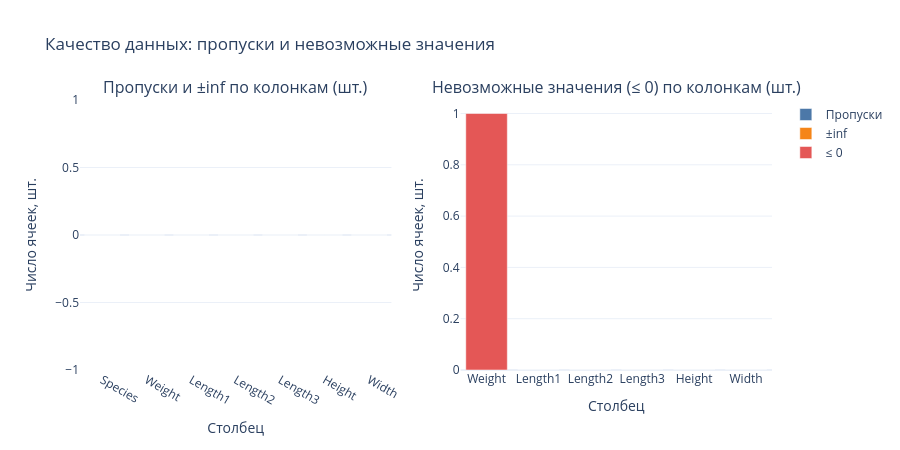

This figure's notebook cell:
### Markdown cell above
**Вывод.** Все пары «размер ↔ вес» имеют r Пирсона > 0.9, а `Length1/2/3`
коррелируют между собой почти идеально (r > 0.99). Это **мультиколлинеарность**:
включать все три длины одновременно в линейную регрессию нельзя — коэффициенты
станут нестабильными.

**Оговорка о нелинейности.** Коэффициент Пирсона измеряет только линейную связь.
На scatter-матрице (график 3) видно, что зависимость веса от размеров нелинейна
(веерообразная). Поэтому r = 0.99 здесь — верхняя оценка: реальная связь сильная,
но её форма не линейна. Корреляции Спирмена (ранговые) дают близкие значения,
что подтверждает монотонность зависимости, но не её линейность.

Практический вывод: оставить один представитель длин (`Length3`), а лучше —
использовать `log`-преобразование или отношение `Weight / Length3³`.

### Code cell
quality = check_missing_and_infinite(df, numeric_cols=NUMERIC)
impossible = check_impossible_values(df, numeric_cols=NUMERIC)

fig = make_subplots(
    rows=1, cols=2,
    subplot_titles=("Пропуски и ±inf по колонкам (шт.)",
                    "Невозможные значения (≤ 0) по колонкам (шт.)"),
)

fig.add_trace(
    go.Bar(x=quality["column"], y=quality["n_missing"],
           name="Пропуски", marker_color="#4C78A8"),
    row=1, col=1,
)
fig.add_trace(
    go.Bar(x=quality["column"], y=quality["n_infinite"],
           name="±inf", marker_color="#F58518"),
    row=1, col=1,
)
fig.add_trace(
    go.Bar(x=impossible["column"], y=impossible["n_le_zero"],
           name="≤ 0", marker_color="#E45756"),
    row=1, col=2,
)

fig.update_xaxes(title_text="Столбец", row=1, col=1)
fig.update_yaxes(title_text="Число ячеек, шт.", row=1, col=1)
fig.update_xaxes(title_text="Столбец", row=1, col=2)
fig.update_yaxes(title_text="Число ячеек, шт.", row=1, col=2)
fig.update_layout(title="Качество данных: пропуски и невозможные значения",
                  height=450, barmode="group")
fig.show()

quality

### Figure 1 — Plotly figure (JSON) as saved in the notebook; plotly's stock layout.template omitted (floating-point values rounded to 4 significant figures)
{"data": [{"marker": {"color": "#4C78A8"}, "name": "Пропуски", "type": "bar", "x": ["Species", "Weight", "Length1", "Length2", "Length3", "Height", "Width"], "xaxis": "x", "y": [0, 0, 0, 0, 0, 0, 0], "yaxis": "y"}, {"marker": {"color": "#F58518"}, "name": "±inf", "type": "bar", "x": ["Species", "Weight", "Length1", "Length2", "Length3", "Height", "Width"], "xaxis": "x", "y": [0, 0, 0, 0, 0, 0, 0], "yaxis": "y"}, {"marker": {"color": "#E45756"}, "name": "≤ 0", "type": "bar", "x": ["Weight", "Length1", "Length2", "Length3", "Height", "Width"], "xaxis": "x2", "y": [1, 0, 0, 0, 0, 0], "yaxis": "y2"}], "layout": {"annotations": [{"font": {"size": 16}, "showarrow": false, "text": "Пропуски и ±inf по колонкам (шт.)", "x": 0.225, "xanchor": "center", "xref": "paper", "y": 1, "yanchor": "bottom", "yref": "paper"}, {"font": {"size": 16}, "showarrow": false, "text": "Невозможные значения (≤ 0) по колонкам (шт.)", "x": 0.775, "xanchor": "center", "xref": "paper", "y": 1, "yanchor": "bottom", "yref": "paper"}], "barmode": "group", "height": 450, "title": {"text": "Качество данных: пропуски и невозможные значения"}, "xaxis": {"anchor": "y", "domain": [0, 0.45], "title": {"text": "Столбец"}}, "xaxis2": {"anchor": "y2", "domain": [0.55, 1], "title": {"text": "Столбец"}}, "yaxis": {"anchor": "x", "domain": [0, 1], "title": {"text": "Число ячеек, шт."}}, "yaxis2": {"anchor": "x2", "domain": [0, 1], "title": {"text": "Число ячеек, шт."}}}}
